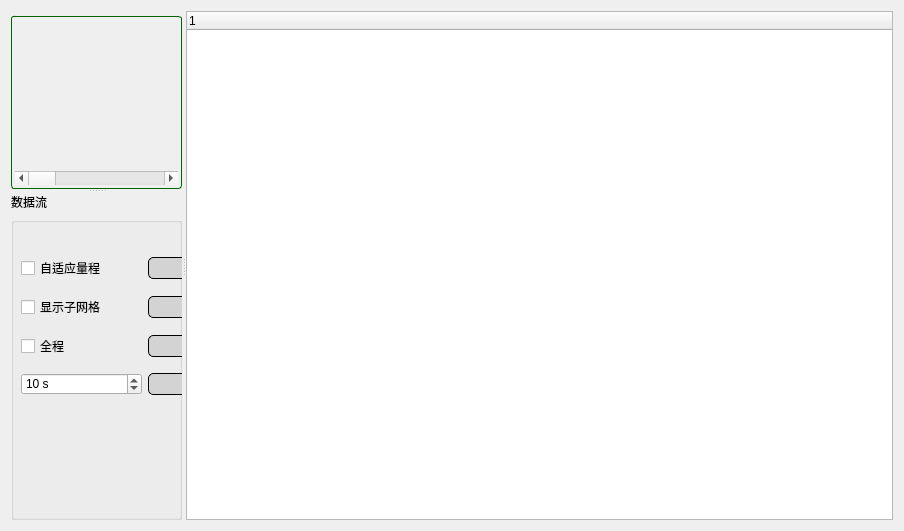
<?xml version="1.0" encoding="UTF-8"?>
<ui version="4.0">
 <class>WidgetPlot2D</class>
 <widget class="QWidget" name="WidgetPlot2D">
  <property name="geometry">
   <rect>
    <x>0</x>
    <y>0</y>
    <width>904</width>
    <height>531</height>
   </rect>
  </property>
  <property name="windowTitle">
   <string>Form</string>
  </property>
  <property name="styleSheet">
   <string notr="true">/******************** QGroupBox ***********************/
QGroupBox#plotUiGroup, #plotShowGroup, #plotOperGroup, #plotSetupGroup
{
    min-width: 150px;
    max-width: 150px;

    min-height: 100px;
    max-height: 100px;

    border: 1px solid darkGreen;
    border-radius: 8px;
    background: rgba(250, 240, 230, 0.7);  /*背景半透明 */
    margin: 5px 0px 0px 0px;
}

QGroupBox#plotGroup
{
    border: 1px solid darkGreen;
    border-radius: 3px;
    margin: 5px 0px 0px 0px;
}

QGroupBox::title
{
    subcontrol-origin: margin;
    subcontrol-position: top;
}

/****************** QPushButton *******************/
QPushButton#clearPBtn, #fullShowPBtn, #savePBtn, #openPBtn, #pausePBtn
{
    border: 1px solid black;
    background-color: lightGray;
    width: 25px;
    height: 20px;
    border-radius: 5px;                 /* 边框圆角半径 */
}

QPushButton#clearPBtn:hover, #fullShowPBtn:hover, #savePBtn:hover, #openPBtn:hover, #pausePBtn:hover
{
    border: 1px solid darkCyan;
    border-radius: 5px;                 /* 边框圆角半径 */
}

QPushButton#clearPBtn:pressed, #fullShowPBtn:pressed, #savePBtn:pressed, #openPBtn:pressed, #pausePBtn:pressed
{
    color: white;
    border: 1px solid darkCyan;
    background-color: darkCyan;             /* 背景 */
    border-radius: 5px;                 /* 边框圆角半径 */
}


/***********************QScrollBar****************************/



</string>
  </property>
  <layout class="QHBoxLayout" name="horizontalLayout">
   <item>
    <widget class="QSplitter" name="splitter1">
     <property name="orientation">
      <enum>Qt::Horizontal</enum>
     </property>
     <widget class="QSplitter" name="splitter">
      <property name="orientation">
       <enum>Qt::Vertical</enum>
      </property>
      <widget class="QGroupBox" name="plotGroup">
       <property name="sizePolicy">
        <sizepolicy hsizetype="Preferred" vsizetype="Expanding">
         <horstretch>0</horstretch>
         <verstretch>0</verstretch>
        </sizepolicy>
       </property>
       <property name="title">
        <string/>
       </property>
       <layout class="QVBoxLayout" name="verticalLayout_2">
        <property name="spacing">
         <number>1</number>
        </property>
        <property name="leftMargin">
         <number>1</number>
        </property>
        <property name="topMargin">
         <number>5</number>
        </property>
        <property name="rightMargin">
         <number>1</number>
        </property>
        <property name="bottomMargin">
         <number>1</number>
        </property>
        <item>
         <widget class="QCustomPlot" name="customPlot" native="true">
          <property name="sizePolicy">
           <sizepolicy hsizetype="Expanding" vsizetype="Preferred">
            <horstretch>0</horstretch>
            <verstretch>0</verstretch>
           </sizepolicy>
          </property>
         </widget>
        </item>
        <item>
         <widget class="QScrollBar" name="horizontalScrollBar">
          <property name="orientation">
           <enum>Qt::Horizontal</enum>
          </property>
         </widget>
        </item>
       </layout>
      </widget>
      <widget class="QWidget" name="layoutWidget">
       <layout class="QVBoxLayout" name="verticalLayout">
        <item>
         <widget class="QLabel" name="statusLabel">
          <property name="sizePolicy">
           <sizepolicy hsizetype="Preferred" vsizetype="Fixed">
            <horstretch>0</horstretch>
            <verstretch>0</verstretch>
           </sizepolicy>
          </property>
          <property name="text">
           <string>数据流</string>
          </property>
         </widget>
        </item>
        <item>
         <layout class="QHBoxLayout" name="horizontalLayout_2">
          <property name="sizeConstraint">
           <enum>QLayout::SetMinAndMaxSize</enum>
          </property>
          <item>
           <widget class="QGroupBox" name="groupBox">
            <property name="title">
             <string/>
            </property>
            <widget class="QWidget" name="gridLayoutWidget">
             <property name="geometry">
              <rect>
               <x>10</x>
               <y>30</y>
               <width>248</width>
               <height>161</height>
              </rect>
             </property>
             <layout class="QGridLayout" name="gridLayout_4">
              <item row="2" column="0">
               <widget class="QCheckBox" name="fullShowCheck">
                <property name="text">
                 <string>全程</string>
                </property>
               </widget>
              </item>
              <item row="2" column="1">
               <widget class="QPushButton" name="savePBtn">
                <property name="text">
                 <string>保存</string>
                </property>
               </widget>
              </item>
              <item row="0" column="0">
               <widget class="QCheckBox" name="autoRangeCheck">
                <property name="text">
                 <string>自适应量程</string>
                </property>
               </widget>
              </item>
              <item row="4" column="1">
               <widget class="QPushButton" name="pausePBtn">
                <property name="text">
                 <string>暂停</string>
                </property>
                <property name="icon">
                 <iconset resource="image.qrc">
                  <normaloff>:/image/pause.png</normaloff>:/image/pause.png</iconset>
                </property>
               </widget>
              </item>
              <item row="1" column="0">
               <widget class="QCheckBox" name="subGridCheck">
                <property name="text">
                 <string>显示子网格</string>
                </property>
               </widget>
              </item>
              <item row="0" column="1">
               <widget class="QPushButton" name="clearPBtn">
                <property name="minimumSize">
                 <size>
                  <width>60</width>
                  <height>0</height>
                 </size>
                </property>
                <property name="text">
                 <string>清除</string>
                </property>
               </widget>
              </item>
              <item row="1" column="1">
               <widget class="QPushButton" name="fullShowPBtn">
                <property name="text">
                 <string>整图</string>
                </property>
                <property name="checkable">
                 <bool>false</bool>
                </property>
               </widget>
              </item>
              <item row="4" column="0">
               <widget class="QSpinBox" name="timeAxisSpin">
                <property name="suffix">
                 <string> s</string>
                </property>
                <property name="prefix">
                 <string/>
                </property>
                <property name="minimum">
                 <number>1</number>
                </property>
                <property name="maximum">
                 <number>999999999</number>
                </property>
                <property name="value">
                 <number>10</number>
                </property>
               </widget>
              </item>
             </layout>
            </widget>
            <widget class="QWidget" name="gridLayoutWidget_2">
             <property name="geometry">
              <rect>
               <x>310</x>
               <y>30</y>
               <width>347</width>
               <height>161</height>
              </rect>
             </property>
             <layout class="QGridLayout" name="gridLayout_2">
              <item row="2" column="2">
               <widget class="QLabel" name="label_9">
                <property name="maximumSize">
                 <size>
                  <width>45</width>
                  <height>16777215</height>
                 </size>
                </property>
                <property name="text">
                 <string>Z2：</string>
                </property>
               </widget>
              </item>
              <item row="0" column="0">
               <widget class="QLabel" name="label">
                <property name="maximumSize">
                 <size>
                  <width>45</width>
                  <height>16777215</height>
                 </size>
                </property>
                <property name="text">
                 <string>X1：</string>
                </property>
               </widget>
              </item>
              <item row="2" column="3">
               <widget class="QLabel" name="label_12">
                <property name="minimumSize">
                 <size>
                  <width>100</width>
                  <height>0</height>
                 </size>
                </property>
                <property name="text">
                 <string>0</string>
                </property>
               </widget>
              </item>
              <item row="1" column="0">
               <widget class="QLabel" name="label_2">
                <property name="maximumSize">
                 <size>
                  <width>45</width>
                  <height>16777215</height>
                 </size>
                </property>
                <property name="text">
                 <string>Y1：</string>
                </property>
               </widget>
              </item>
              <item row="2" column="0">
               <widget class="QLabel" name="label_3">
                <property name="maximumSize">
                 <size>
                  <width>45</width>
                  <height>16777215</height>
                 </size>
                </property>
                <property name="text">
                 <string>Z1：</string>
                </property>
               </widget>
              </item>
              <item row="0" column="1">
               <widget class="QLabel" name="label_4">
                <property name="minimumSize">
                 <size>
                  <width>100</width>
                  <height>0</height>
                 </size>
                </property>
                <property name="text">
                 <string>0</string>
                </property>
               </widget>
              </item>
              <item row="1" column="1">
               <widget class="QLabel" name="label_5">
                <property name="minimumSize">
                 <size>
                  <width>100</width>
                  <height>0</height>
                 </size>
                </property>
                <property name="text">
                 <string>0</string>
                </property>
               </widget>
              </item>
              <item row="0" column="3">
               <widget class="QLabel" name="label_10">
                <property name="minimumSize">
                 <size>
                  <width>100</width>
                  <height>0</height>
                 </size>
                </property>
                <property name="text">
                 <string>0</string>
                </property>
               </widget>
              </item>
              <item row="2" column="1">
               <widget class="QLabel" name="label_6">
                <property name="minimumSize">
                 <size>
                  <width>100</width>
                  <height>0</height>
                 </size>
                </property>
                <property name="text">
                 <string>0</string>
                </property>
               </widget>
              </item>
              <item row="1" column="2">
               <widget class="QLabel" name="label_8">
                <property name="maximumSize">
                 <size>
                  <width>45</width>
                  <height>16777215</height>
                 </size>
                </property>
                <property name="text">
                 <string>Y2：</string>
                </property>
               </widget>
              </item>
              <item row="0" column="2">
               <widget class="QLabel" name="label_7">
                <property name="maximumSize">
                 <size>
                  <width>45</width>
                  <height>16777215</height>
                 </size>
                </property>
                <property name="text">
                 <string>X2：</string>
                </property>
               </widget>
              </item>
              <item row="1" column="3">
               <widget class="QLabel" name="label_11">
                <property name="minimumSize">
                 <size>
                  <width>100</width>
                  <height>0</height>
                 </size>
                </property>
                <property name="text">
                 <string>0</string>
                </property>
               </widget>
              </item>
              <item row="3" column="2" colspan="2">
               <widget class="QLabel" name="label_13">
                <property name="minimumSize">
                 <size>
                  <width>100</width>
                  <height>0</height>
                 </size>
                </property>
                <property name="text">
                 <string>0</string>
                </property>
               </widget>
              </item>
              <item row="3" column="0" colspan="2">
               <widget class="QLabel" name="label_14">
                <property name="minimumSize">
                 <size>
                  <width>100</width>
                  <height>0</height>
                 </size>
                </property>
                <property name="text">
                 <string>倾斜度：</string>
                </property>
               </widget>
              </item>
             </layout>
            </widget>
           </widget>
          </item>
         </layout>
        </item>
       </layout>
      </widget>
     </widget>
     <widget class="QTreeWidget" name="treeWidget">
      <property name="minimumSize">
       <size>
        <width>300</width>
        <height>0</height>
       </size>
      </property>
      <column>
       <property name="text">
        <string notr="true">1</string>
       </property>
      </column>
     </widget>
    </widget>
   </item>
  </layout>
 </widget>
 <customwidgets>
  <customwidget>
   <class>QCustomPlot</class>
   <extends>QWidget</extends>
   <header>qcustomplot.h</header>
   <container>1</container>
  </customwidget>
 </customwidgets>
 <resources>
  <include location="image.qrc"/>
 </resources>
 <connections/>
</ui>
